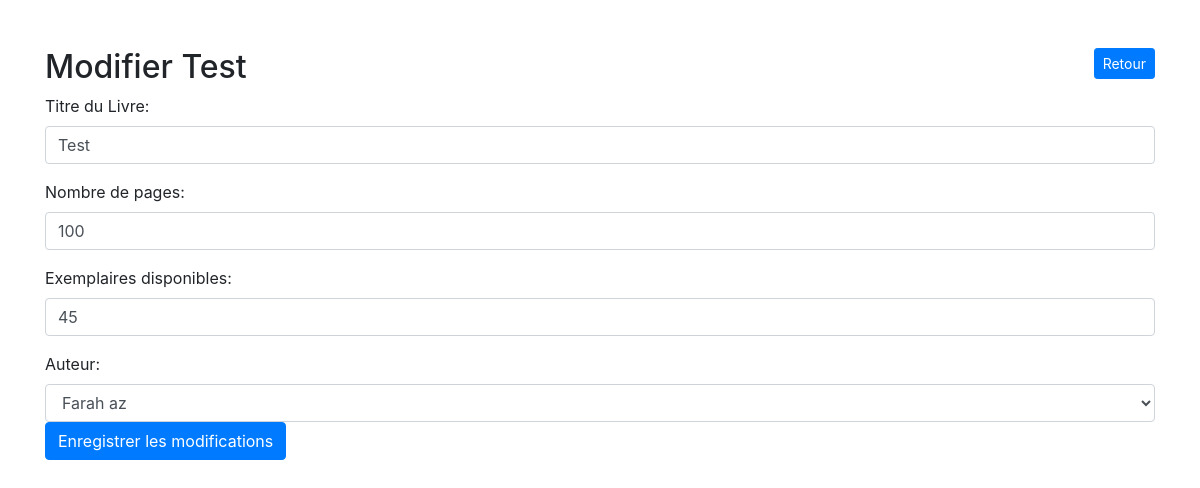
Page /bibliotheque/modifier_livre/2/ on the committed database.
### bibliotheque/models.py (models this page shows, shortened)
class Livre(models.Model):
    code_livre = models.AutoField(primary_key=True)
    titre_livre = models.CharField(max_length=100)
    nbre_pages = models.IntegerField()
    exemplaires_disponibles = models.IntegerField(default=0)
    code_auteur = models.ForeignKey(Auteur, on_delete=models.CASCADE)

### bibliotheque/views.py (the view, shortened to what this page needs)
# urls.py: path('modifier_livre/<int:code_livre>/', modifier_livre, name='modifier_livre'),
def modifier_livre(request, code_livre):
    livre = get_object_or_404(Livre, code_livre=code_livre)
    auteurs = Auteur.objects.all()
    return render(request, 'livre/modifier_livre.html', {'livre': livre,'auteurs': auteurs})

### templates/livre/modifier_livre.html (shortened to what this page needs)
<!DOCTYPE html>
<html lang="en">
<head>
    <link rel="stylesheet" href="https://stackpath.bootstrapcdn.com/bootstrap/4.5.2/css/bootstrap.min.css">
</head>
<body>
<div class="container mt-5">
    <a href="{% url 'liste_livres' %}" class="btn btn-primary btn-sm float-right">Retour</a>
    <h2>Modifier {{ livre.titre_livre }}</h2>
    <form method="post">
        <div class="form-group">
            <label for="titreLivre">Titre du Livre:</label>
            <input type="text" class="form-control" id="titreLivre" name="titre_livre" value="{{ livre.titre_livre }}" required>
        </div>
        <div class="form-group">
            <label for="nbrePages">Nombre de pages:</label>
            <input type="number" class="form-control" id="nbrePages" name="nbre_pages" value="{{ livre.nbre_pages }}" required>
        </div>
        <div class="form-group">
            <label for="exemplairesDisponibles">Exemplaires disponibles:</label>
            <input type="number" class="form-control" id="exemplairesDisponibles" name="exemplaires_disponibles" value="{{ livre.exemplaires_disponibles }}" required>
        </div>
        <div class="form-group">
            <label for="codeAuteur">Auteur:</label>
            <select class="form-control" id="codeAuteur" name="code_auteur" required>
                {% for auteur in auteurs %}
                    <option value="{{ auteur.code_auteur }}">{{ auteur.nom_auteur }} {{ auteur.prenom_auteur }}</option>
                {% endfor %}
            </select>
        <button type="submit" class="btn btn-primary">Enregistrer les modifications</button>
    </form>
</div>
</body>
</html>

### rows in the picture
Livre: titre_livre "Test", nbre_pages "100", exemplaires_disponibles "45"

### other values in the picture
form field code_auteur "Farah az"
